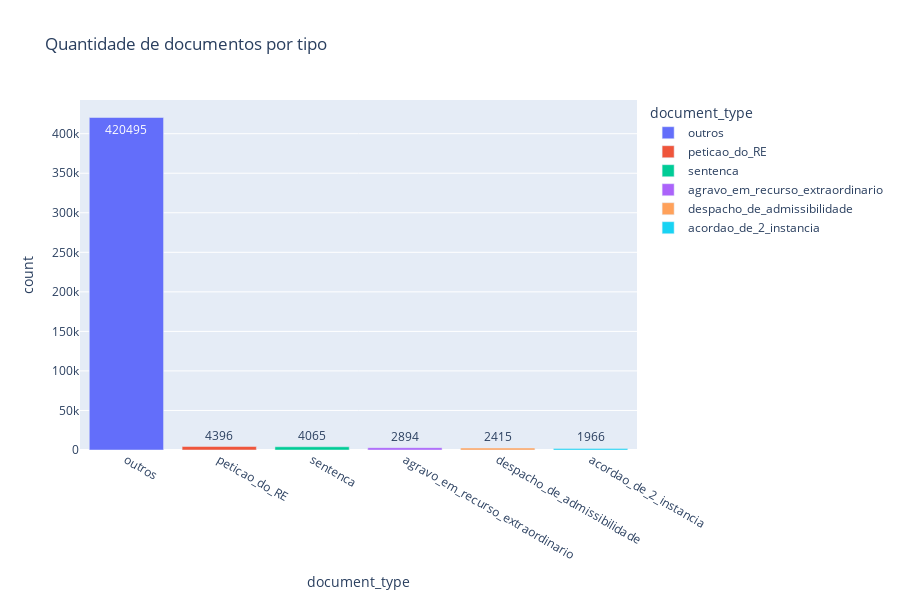

The notebook cell saved with this chart:
### Code cell
doc_counts = df_view["document_type"].value_counts().reset_index()
doc_counts.columns = ["document_type", "count"]

fig = px.bar(
    doc_counts,
    x="document_type",
    y="count",
    title="Quantidade de documentos por tipo",
    text="count",
    color="document_type"
)

fig.update_layout(
    width=900,  
    height=600,  
)
fig.show()

### Figure 1 — Plotly figure (JSON) as saved in the notebook; plotly's stock layout.template omitted (floating-point values rounded to 4 significant figures)
{"data": [{"hovertemplate": "document_type=%{x}<br>count=%{text}<extra></extra>", "legendgroup": "outros", "marker": {"color": "#636efa", "pattern": {"shape": ""}}, "name": "outros", "orientation": "v", "showlegend": true, "text": [420500.0], "textposition": "auto", "type": "bar", "x": ["outros"], "xaxis": "x", "y": [420495], "yaxis": "y"}, {"hovertemplate": "document_type=%{x}<br>count=%{text}<extra></extra>", "legendgroup": "peticao_do_RE", "marker": {"color": "#EF553B", "pattern": {"shape": ""}}, "name": "peticao_do_RE", "orientation": "v", "showlegend": true, "text": [4396.0], "textposition": "auto", "type": "bar", "x": ["peticao_do_RE"], "xaxis": "x", "y": [4396], "yaxis": "y"}, {"hovertemplate": "document_type=%{x}<br>count=%{text}<extra></extra>", "legendgroup": "sentenca", "marker": {"color": "#00cc96", "pattern": {"shape": ""}}, "name": "sentenca", "orientation": "v", "showlegend": true, "text": [4065.0], "textposition": "auto", "type": "bar", "x": ["sentenca"], "xaxis": "x", "y": [4065], "yaxis": "y"}, {"hovertemplate": "document_type=%{x}<br>count=%{text}<extra></extra>", "legendgroup": "agravo_em_recurso_extraordinario", "marker": {"color": "#ab63fa", "pattern": {"shape": ""}}, "name": "agravo_em_recurso_extraordinario", "orientation": "v", "showlegend": true, "text": [2894.0], "textposition": "auto", "type": "bar", "x": ["agravo_em_recurso_extraordinario"], "xaxis": "x", "y": [2894], "yaxis": "y"}, {"hovertemplate": "document_type=%{x}<br>count=%{text}<extra></extra>", "legendgroup": "despacho_de_admissibilidade", "marker": {"color": "#FFA15A", "pattern": {"shape": ""}}, "name": "despacho_de_admissibilidade", "orientation": "v", "showlegend": true, "text": [2415.0], "textposition": "auto", "type": "bar", "x": ["despacho_de_admissibilidade"], "xaxis": "x", "y": [2415], "yaxis": "y"}, {"hovertemplate": "document_type=%{x}<br>count=%{text}<extra></extra>", "legendgroup": "acordao_de_2_instancia", "marker": {"color": "#19d3f3", "pattern": {"shape": ""}}, "name": "acordao_de_2_instancia", "orientation": "v", "showlegend": true, "text": [1966.0], "textposition": "auto", "type": "bar", "x": ["acordao_de_2_instancia"], "xaxis": "x", "y": [1966], "yaxis": "y"}], "layout": {"barmode": "relative", "height": 600, "legend": {"title": {"text": "document_type"}, "tracegroupgap": 0}, "title": {"text": "Quantidade de documentos por tipo"}, "width": 900, "xaxis": {"anchor": "y", "categoryarray": ["outros", "peticao_do_RE", "sentenca", "agravo_em_recurso_extraordinario", "despacho_de_admissibilidade", "acordao_de_2_instancia"], "categoryorder": "array", "domain": [0, 1], "title": {"text": "document_type"}}, "yaxis": {"anchor": "x", "domain": [0, 1], "title": {"text": "count"}}}}
